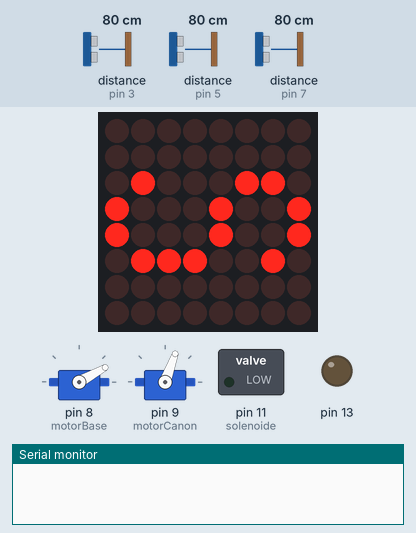
A sketch run on a simulated Arduino Mega 2560, built with avr-gcc and run on an emulated ATmega2560. On the bench: 2 × servo, 8×8 LED matrix, switched loads named in the sketch (green lamp = pin HIGH), output pins drawn as LEDs (lit = HIGH), the last lines printed to the serial monitor. The test bench sets the inputs (shaded band); at power-on: distance to the obstacle (sensors on pin 3, pin 5, pin 7) 80 cm. The echo pulse lasts 58.3 µs per cm.

Above: at 9.4 s.
9.5 s: distance to the obstacle (sensor on pin 3) set to 74 cm
At 10.04 s:
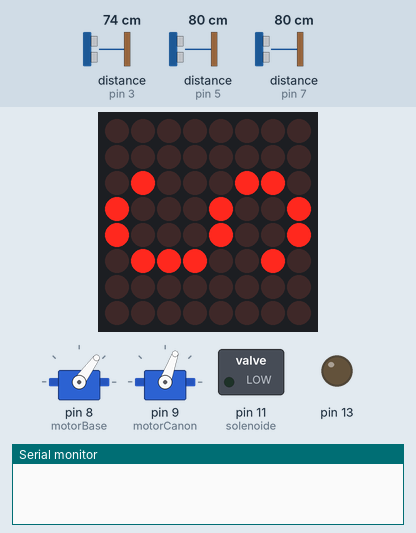
12.3 s: distance to the obstacle (sensor on pin 3) set to 67 cm
At 15.0 s:
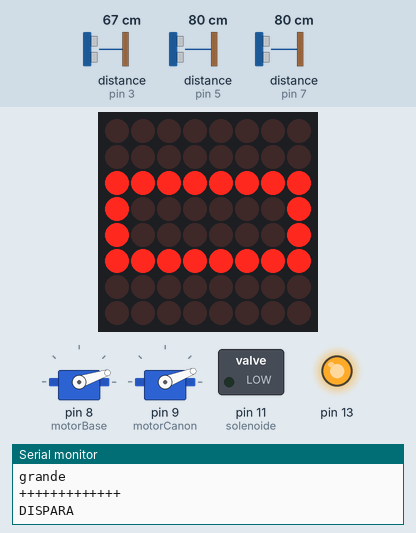
At 18.8 s:
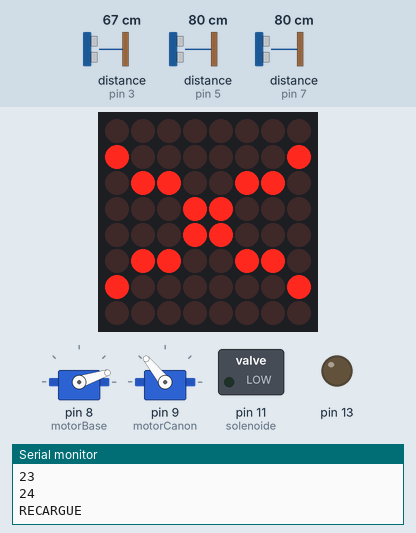
Timing chart, 0 to 35.1 s (numbered marks = the images above; inputs shaded):
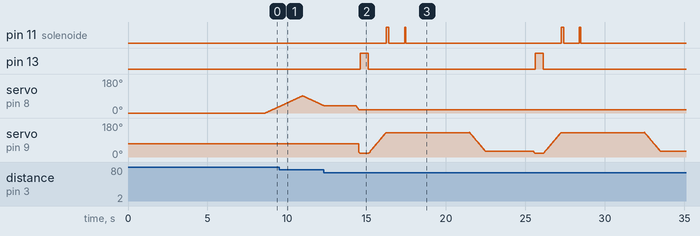

Measured:
- the behaviour switches between 70 and 69 cm on distance to the obstacle (sensor on pin 3) (found by bisection; images 1 and 2)

The sketch:

radar.ino
```cpp
/*

   ---------------------    --------------------
   | HC-SC04 | Arduino |    | 3 pins | Arduino |
   ---------------------    --------------------
   |   Vcc   |   5V    |    |   Vcc  |   5V    |
   |   Trig  |   1o    | OR |   SIG  |   13    |
   |   Echo  |   2p    |    |   Gnd  |   GND   |
   |   Gnd   |   GND   |    --------------------
   ---------------------
*/

#include <Ultrasonic.h>
#include "LedControl.h"

LedControl lc = LedControl(26, 22, 24, 1); //se cambian los pines despues :D

boolean lasts = false;

Ultrasonic ultrasonic1(2, 3);
Ultrasonic ultrasonic2(4, 5);
Ultrasonic ultrasonic3(6, 7);
#include <Servo.h>;
Servo motorBase;
Servo motorCanon;

volatile unsigned char modo = 1;


unsigned char matrix[8][8];
const char mensaje[13] = "holagrupo15";
int posMat = 0;
int movLetrero = 20;
int auxmovLetrero = 100;


const unsigned char
la[6][8] = {{0, 0, 0, 0, 0, 0, 0, 0}, {0, 1, 1, 1, 1, 1, 1, 1}, {1, 0, 0, 0, 1, 0, 0, 0}, {1, 0, 0, 0, 1, 0, 0, 0}, {0, 1, 1, 1, 1, 1, 1, 1}, {0, 0, 0, 0, 0, 0, 0, 0}}
, lb[6][8] = {{1, 1, 1, 1, 1, 1, 1, 1}, {1, 0, 0, 0, 0, 0, 0, 1}, {1, 0, 0, 0, 0, 0, 0, 1}, {1, 0, 0, 0, 0, 0, 0, 1}, {1, 0, 0, 0, 1, 0, 0, 1}, {0, 1, 1, 1, 0, 1, 1, 0}}
, lesp[6][8] = {{0, 0, 0, 0, 0, 0, 0, 0}, {0, 0, 0, 0, 0, 0, 0, 0}, {0, 0, 0, 0, 0, 0, 0, 0}, {0, 0, 0, 0, 0, 0, 0, 0}, {0, 0, 0, 0, 0, 0, 0, 0}, {0, 0, 0, 0, 0, 0, 0, 0}}
, lcc [6][8] = {{0, 0, 0, 0, 0, 0, 0, 0}, {0, 1, 1, 1, 1, 1, 1, 0}, {1, 0, 0, 0, 0, 0, 0, 1}, {1, 0, 0, 0, 0, 0, 0, 1}, {1, 0, 0, 0, 0, 0, 0, 1}, {0, 0, 0, 0, 0, 0, 0, 0}}
, ld[6][8] = {{1, 1, 1, 1, 1, 1, 1, 1}, {1, 0, 0, 0, 0, 0, 0, 1}, {1, 0, 0, 0, 0, 0, 0, 1}, {1, 0, 0, 0, 0, 0, 0, 1}, {1, 1, 0, 0, 0, 0, 1, 1}, {0, 1, 1, 1, 1, 1, 1, 0}}
, le[6][8] = {{0, 0, 0, 0, 0, 0, 0, 0}, {1, 1, 1, 1, 1, 1, 1, 1}, {1, 0, 0, 1, 0, 0, 0, 1}, {1, 0, 0, 1, 0, 0, 0, 1}, {1, 0, 0, 1, 0, 0, 0, 1}, {0, 0, 0, 0, 0, 0, 0, 0}}
, lf[6][8] = {{1, 1, 1, 1, 1, 1, 1, 1}, {1, 0, 0, 1, 0, 0, 0, 0}, {1, 0, 0, 1, 0, 0, 0, 0}, {1, 0, 0, 1, 0, 0, 0, 0}, {1, 0, 0, 1, 0, 0, 0, 0}, {1, 0, 0, 0, 0, 0, 0, 0}}
, lg[6][8] = {{0, 0, 0, 0, 0, 0, 0, 0}, {0, 1, 1, 1, 1, 1, 1, 0}, {1, 0, 0, 0, 0, 0, 0, 1}, {1, 0, 0, 0, 1, 0, 0, 1}, {0, 1, 0, 0, 1, 1, 1, 0}, {0, 0, 0, 0, 0, 0, 0, 0}}
, lh[6][8] = {{1, 1, 1, 1, 1, 1, 1, 1}, {0, 0, 0, 1, 1, 0, 0, 0}, {0, 0, 0, 1, 1, 0, 0, 0}, {0, 0, 0, 1, 1, 0, 0, 0}, {0, 0, 0, 1, 1, 0, 0, 0}, {1, 1, 1, 1, 1, 1, 1, 1}}
, li[6][8] = {{0, 0, 0, 0, 0, 0, 0, 0}, {1, 0, 0, 0, 0, 0, 0, 1}, {1, 1, 1, 1, 1, 1, 1, 1}, {1, 1, 1, 1, 1, 1, 1, 1}, {1, 0, 0, 0, 0, 0, 0, 1}, {0, 0, 0, 0, 0, 0, 0, 0}}
, lj[6][8] = {{1, 0, 0, 0, 0, 0, 1, 0}, {1, 0, 0, 0, 0, 0, 0, 1}, {1, 1, 1, 1, 1, 1, 1, 1}, {1, 1, 1, 1, 1, 1, 1, 1}, {1, 0, 0, 0, 0, 0, 0, 0}, {1, 0, 0, 0, 0, 0, 0, 0}}
, lk[6][8] = {{1, 1, 1, 1, 1, 1, 1, 1}, {0, 0, 0, 0, 1, 0, 0, 0}, {0, 0, 0, 1, 1, 0, 0, 0}, {0, 0, 1, 0, 0, 1, 0, 0}, {0, 1, 0, 0, 0, 0, 1, 0}, {1, 0, 0, 0, 0, 0, 0, 1}}
, ll[6][8] = {{1, 1, 1, 1, 1, 1, 1, 1}, {0, 0, 0, 0, 0, 0, 0, 1}, {0, 0, 0, 0, 0, 0, 0, 1}, {0, 0, 0, 0, 0, 0, 0, 1}, {0, 0, 0, 0, 0, 0, 0, 1}, {0, 0, 0, 0, 0, 0, 0, 1}}
, lm[6][8] = {{1, 1, 1, 1, 1, 1, 1, 1}, {0, 1, 1, 0, 0, 0, 0, 0}, {0, 0, 1, 1, 1, 0, 0, 0}, {0, 0, 1, 1, 1, 0, 0, 0}, {0, 1, 1, 0, 0, 0, 0, 0}, {1, 1, 1, 1, 1, 1, 1, 1}}
, ln[6][8] = {{0, 0, 0, 0, 0, 0, 0, 0}, {1, 1, 1, 1, 1, 1, 1, 1}, {0, 0, 1, 0, 0, 0, 0, 0}, {0, 0, 0, 1, 1, 0, 0, 0}, {1, 1, 1, 1, 1, 1, 0, 0}, {0, 0, 0, 0, 0, 0, 0, 0}}
, lp[6][8] = {{0, 0, 0, 0, 0, 0, 0, 0}, {1, 1, 1, 1, 1, 1, 1, 1}, {1, 0, 0, 1, 0, 0, 0, 0}, {1, 0, 0, 1, 0, 0, 0, 0}, {1, 1, 1, 1, 0, 0, 0, 0}, {0, 0, 0, 0, 0, 0, 0, 0}}
, lq[6][8] = {{0, 1, 1, 1, 1, 1, 1, 0}, {1, 0, 0, 0, 0, 0, 0, 1}, {1, 0, 0, 0, 1, 0, 0, 1}, {1, 0, 0, 0, 0, 1, 0, 1}, {1, 0, 0, 0, 0, 0, 1, 0}, {0, 1, 1, 1, 1, 1, 0, 1}}
, lr[6][8] = {{0, 0, 0, 0, 0, 0, 0, 0}, {1, 1, 1, 1, 1, 1, 1, 1}, {1, 0, 0, 1, 1, 0, 0, 0}, {1, 0, 0, 1, 0, 1, 0, 0}, {1, 1, 1, 1, 0, 0, 1, 1}, {0, 0, 0, 0, 0, 0, 0, 0}}
, ls[6][8] = {{0, 0, 0, 0, 0, 0, 0, 0}, {0, 1, 1, 0, 0, 0, 1, 0}, {1, 0, 0, 1, 0, 0, 0, 1}, {1, 0, 0, 1, 0, 0, 0, 1}, {0, 1, 0, 0, 1, 1, 1, 0}, {0, 0, 0, 0, 0, 0, 0, 0}}
, lt[6][8] = {{0, 0, 0, 0, 0, 0, 0, 0}, {1, 1, 0, 0, 0, 0, 0, 0}, {1, 1, 1, 1, 1, 1, 1, 1}, {1, 1, 1, 1, 1, 1, 1, 1}, {1, 1, 0, 0, 0, 0, 0, 0}, {0, 0, 0, 0, 0, 0, 0, 0}}
, lu[6][8] = {{0, 0, 0, 0, 0, 0, 0, 0}, {1, 1, 1, 1, 1, 1, 1, 0}, {0, 0, 0, 0, 0, 0, 0, 1}, {0, 0, 0, 0, 0, 0, 0, 1}, {1, 1, 1, 1, 1, 1, 1, 0}, {0, 0, 0, 0, 0, 0, 0, 0}}
, lv[6][8] = {{1, 1, 1, 1, 0, 0, 0, 0}, {0, 0, 0, 0, 1, 1, 0, 0}, {0, 0, 0, 0, 0, 0, 1, 1}, {0, 0, 0, 0, 0, 0, 1, 1}, {0, 0, 0, 0, 1, 1, 0, 0}, {1, 1, 1, 1, 0, 0, 0, 0}}
, lw[6][8] = {{1, 1, 1, 1, 1, 1, 1, 1}, {0, 0, 0, 0, 0, 0, 1, 0}, {0, 0, 1, 1, 1, 1, 0, 0}, {0, 0, 1, 1, 1, 1, 0, 0}, {0, 0, 0, 0, 0, 0, 1, 0}, {1, 1, 1, 1, 1, 1, 1, 1}}
, lx[6][8] = {{1, 0, 0, 0, 0, 0, 0, 1}, {0, 1, 1, 0, 0, 1, 1, 0}, {0, 0, 0, 1, 1, 0, 0, 0}, {0, 0, 0, 1, 1, 0, 0, 0}, {0, 1, 1, 0, 0, 1, 1, 0}, {1, 0, 0, 0, 0, 0, 0, 1}}
, ly[6][8] = {{1, 0, 0, 0, 0, 0, 0, 0}, {0, 1, 1, 0, 0, 0, 0, 0}, {0, 0, 0, 1, 1, 1, 1, 1}, {0, 0, 0, 1, 1, 1, 1, 1}, {0, 1, 1, 0, 0, 0, 0, 0}, {1, 0, 0, 0, 0, 0, 0, 0}}
, lz[6][8] = {{1, 0, 0, 0, 0, 1, 1, 1}, {1, 0, 0, 0, 1, 1, 1, 1}, {1, 0, 0, 1, 1, 0, 0, 1}, {1, 0, 1, 1, 0, 0, 0, 1}, {1, 1, 1, 0, 0, 0, 0, 1}, {1, 1, 0, 0, 0, 0, 0, 1}}

, n0[6][8] = {{0, 0, 0, 0, 0, 0, 0, 0}, {1, 1, 1, 1, 1, 1, 1, 1}, {1, 0, 0, 0, 0, 0, 0, 1}, {1, 0, 0, 0, 0, 0, 0, 1}, {1, 1, 1, 1, 1, 1, 1, 1}, {0, 0, 0, 0, 0, 0, 0, 0}}
, n1[6][8] = {{0, 0, 0, 0, 0, 0, 0, 0}, {0, 0, 1, 0, 0, 0, 0, 0}, {0, 1, 1, 0, 0, 0, 0, 0}, {1, 1, 1, 1, 1, 1, 1, 1}, {1, 1, 1, 1, 1, 1, 1, 1}, {0, 0, 0, 0, 0, 0, 0, 0}}
, n2[6][8] = {{0, 0, 0, 0, 0, 0, 0, 0}, {0, 1, 1, 0, 0, 0, 1, 1}, {1, 0, 0, 0, 0, 1, 0, 1}, {1, 0, 0, 0, 1, 0, 0, 1}, {0, 1, 1, 1, 0, 0, 1, 1}, {0, 0, 0, 0, 0, 0, 0, 0}}
, n3[6][8] = {{0, 0, 0, 0, 0, 0, 0, 0}, {0, 1, 0, 0, 0, 0, 1, 0}, {1, 0, 0, 1, 0, 0, 0, 1}, {1, 0, 1, 0, 1, 0, 0, 1}, {0, 1, 0, 0, 0, 1, 1, 0}, {0, 0, 0, 0, 0, 0, 0, 0}}
, n4[6][8] = {{0, 0, 0, 0, 0, 0, 0, 0}, {1, 1, 1, 1, 0, 0, 0, 0}, {0, 0, 0, 1, 0, 0, 0, 0}, {1, 1, 1, 1, 1, 1, 1, 1}, {0, 0, 0, 1, 0, 0, 0, 0}, {0, 0, 0, 0, 0, 0, 0, 0}}
, n5[6][8] = {{1, 1, 1, 1, 0, 0, 1, 0}, {1, 0, 0, 1, 0, 0, 0, 1}, {1, 0, 0, 1, 0, 0, 0, 1}, {1, 0, 0, 1, 0, 0, 0, 1}, {1, 0, 0, 0, 1, 0, 0, 1}, {1, 0, 0, 0, 0, 1, 1, 0}}
, n6[6][8] = {{0, 1, 1, 1, 1, 1, 1, 0}, {1, 0, 0, 0, 1, 0, 0, 1}, {1, 0, 0, 0, 1, 0, 0, 1}, {1, 0, 0, 0, 1, 0, 0, 1}, {0, 1, 0, 0, 1, 0, 0, 1}, {0, 0, 1, 0, 0, 1, 1, 0}}
, n7[6][8] = {{1, 1, 0, 0, 0, 0, 0, 0}, {1, 0, 0, 0, 0, 0, 0, 0}, {1, 0, 0, 0, 0, 0, 0, 0}, {1, 0, 0, 1, 1, 1, 1, 1}, {1, 0, 1, 0, 0, 0, 0, 0}, {1, 1, 0, 0, 0, 0, 0, 0}}
, n8[6][8] = {{0, 1, 1, 0, 1, 1, 1, 0}, {1, 0, 0, 1, 0, 0, 0, 1}, {1, 0, 0, 1, 0, 0, 0, 1}, {1, 0, 0, 1, 0, 0, 0, 1}, {1, 0, 0, 1, 0, 0, 0, 1}, {0, 1, 1, 0, 1, 1, 1, 0}}
, n9[6][8] = {{0, 1, 1, 0, 0, 0, 1, 0}, {1, 0, 0, 1, 0, 0, 0, 1}, {1, 0, 0, 1, 0, 0, 0, 1}, {1, 0, 0, 1, 0, 0, 0, 1}, {1, 0, 0, 1, 0, 0, 0, 1}, {0, 1, 1, 1, 1, 1, 1, 0}}

, dot[6][8] =  {{0, 0, 0, 0, 0, 0, 0, 0}, {0, 0, 0, 0, 0, 0, 0, 0}, {0, 0, 0, 1, 1, 0, 0, 0}, {0, 0, 0, 1, 1, 0, 0, 0}, {0, 0, 0, 0, 0, 0, 0, 0}, {0, 0, 0, 0, 0, 0, 0, 0}}
, dash[6][8] = {{0, 0, 0, 0, 0, 0, 0, 0}, {0, 0, 0, 1, 1, 0, 0, 0}, {0, 0, 0, 1, 1, 0, 0, 0}, { 0, 0, 0, 1, 1, 0, 0, 0}, {0, 0, 0, 1, 1, 0, 0, 0}, {0, 0, 0, 0, 0, 0, 0, 0}};


void setArr(int x , char c) {
  if (x < -6 || 17 < x) {
    return;
  }
  switch (c) {
    case  ' ': prueba(x , lesp); break;
    case  'a': prueba(x , la); break;
    case  'b': prueba(x , lb); break;
    case  'c': prueba(x , lcc); break;
    case  'd': prueba(x , ld); break;
    case  'e': prueba(x , le); break;
    case  'f': prueba(x , lf); break;
    case  'g': prueba(x , lg); break;
    case  'h': prueba(x , lh); break;
    case  'i': prueba(x , li); break;
    case  'j': prueba(x , lj); break;
    case  'k': prueba(x , lk); break;
    case  'l': prueba(x , ll); break;
    case  'm': prueba(x , lm); break;
    case  'n': prueba(x , ln); break;
    case  'o': prueba(x , n0); break;
    case  'p': prueba(x , lp); break;
    case  'q': prueba(x , lq); break;
    case  'r': prueba(x , lr); break;
    case  's': prueba(x , ls); break;
    case  't': prueba(x , lt); break;
    case  'u': prueba(x , lu); break;
    case  'v': prueba(x , lv); break;
    case  'w': prueba(x , lw); break;
    case  'x': prueba(x , lx); break;
    case  'y': prueba(x , ly); break;
    case  'z': prueba(x , lz); break;

    case  '0': prueba(x , n0); break;
    case  '1': prueba(x , n1); break;
    case  '2': prueba(x , n2); break;
    case  '3': prueba(x , n3); break;
    case  '4': prueba(x , n4); break;
    case  '5': prueba(x , n5); break;
    case  '6': prueba(x , n6); break;
    case  '7': prueba(x , n7); break;
    case  '8': prueba(x , n8); break;
    case  '9': prueba(x , n9); break;
  }
}

//setea cada letra en su lugar
void setMat(int x) {
  for (int a = 0; a < 8; a++) {
    for (int b = 0; b < 8; b++) {
      matrix[a][b] = 0;
    }
  }
  for (int a = 0; a < 12; a++) {
    char letra = mensaje[a];
    setArr(x, letra);
    x += 6;
  }
}

void setMat2(int x , char arr[3] , int narr ) {
  for (int a = 0; a < 8; a++) {
    for (int b = 0; b < 8; b++) {
      matrix[a][b] = 0;
    }
  }
  for (int a = 0; a < narr; a++) {
    char letra = arr[a];
    setArr(x, letra);
    x += 6;
  }

  for (int b = 0; b < 8; b++) {
    for (int a = 0; a < 8; a++) {
      lc.setLed(0 , b, cambiar(a) , matrix[b][a]); // se colocan los pines de la matriz con driver
    }
  }
}

int solenoide = 11;
int distancia1;
int distancia2;
int distancia3;
int t0_1, tf_1;
int t0_2, tf_2;
int t0_3, tf_3;
boolean s1, s2, s3;
int iBase;
int iCanon;
boolean mBase;
boolean mCanon;
int BTN1 = 2;
int nmuertos = 0;

int cambiar(int x) {
  return (x - 7) * -1;    //para probar en la vida real
  //return x;             //para probar en proteus
}


void prueba(int x , const unsigned char arr[6][8]) {
  for (int a = 0; a < 6; a++) {
    if (a + x < 0) {
      continue;
    }
    if (a + x > 7) {
      return;
    }
    for (int b = 0; b < 8; b++) {
      matrix[x + a][b] = arr[a][b];
    }
  }
}

void setup() {
  Serial.begin(9600);
  distancia1 = 0;
  distancia2 = 0;
  distancia3 = 0;
  t0_1 = 0;
  t0_2 = 0;
  t0_3 = 0;
  tf_1 = 0;
  tf_2 = 0;
  tf_3 = 0;
  s1 = false;
  s2 = false;
  s3 = false;
  motorBase.attach(8);
  motorCanon.attach(9);
  iBase = 0;
  iCanon = 70;
  mBase = false;
  mCanon = false;
  motorBase.write(iBase);
  motorCanon.write(iCanon);
  pinMode(solenoide , OUTPUT);
  pinMode(13, OUTPUT);


  lc.shutdown(0, false);
  lc.setIntensity(0, 10);
  lc.clearDisplay(0);
  //attachInterrupt(digitalPinToInterrupt(BTN1), recarga, HIGH);
}

void loop() {
  if (modo == 1) {
    Saludo();
    delay(100);
  } else {
    if (!s1 && !s2 && !s3) {
      moverBase();
    }
    leerDistancia();
    buscarEnemigo();
    if (!lasts) {
      setLetramat('s');
    }
  }
}

void moverBase() {
  motorBase.write(iBase);
  if (mBase) {
    if (iBase <= 0) {
      mBase = false;
    }
    iBase--;
  } else {
    if (iBase >= 90) {
      mBase = true;
    }
    iBase++;
  }
}

void moverCanon(int n, int distancia) {
  Serial.print("SE DISPARA PORQUE ");
  Serial.println(distancia);
  int mas = 0;
  /*if (mBase) {
    int mover = iBase - 10;
    if (mover > 0) {
      for (iBase; iBase >= mover; iBase--) {
        motorBase.write(iBase);
        delay(8);
      }
    }
    } else {
    int mover = iBase + 2;
    if (mover < 120) {
      for (iBase; iBase <= mover; iBase++) {
        motorBase.write(iBase);
        delay(5);
      }
    }
    }*/
  if (distancia < 20) {
    Serial.println("peque");
    mas = 5;
    if (mBase) {
      Serial.println("+++++++++++++");
      int mover = iBase - 30;
      if (mover > 0) {
        for (iBase; iBase >= mover; iBase--) {
          motorBase.write(iBase);
          delay(8);
        }
      }
    } else {
      Serial.println("--------------");
      int mover = iBase + 10;
      if (mover < 120) {
        for (iBase; iBase <= mover; iBase++) {
          motorBase.write(iBase);
          delay(8);
        }
      }
    }
  } else if ( distancia < 40) {
    Serial.println("medio");
    mas = 10;
    if (mBase) {
      Serial.println("+++++++++++++");
      int mover = iBase - 20;
      if (mover > 0) {
        for (iBase; iBase >= mover; iBase--) {
          motorBase.write(iBase);
          delay(8);
        }
      }
    } else {
      Serial.println("--------------");
      int mover = iBase + 10;
      if (mover < 120) {
        for (iBase; iBase <= mover; iBase++) {
          motorBase.write(iBase);
          delay(8);
        }
      }
    }
  } else  {
    Serial.println("grande");
    mas = 15;
    if (mBase) {
      Serial.println("+++++++++++++");
      int mover = iBase - 20;
      if (mover > 0) {
        for (iBase; iBase >= mover; iBase--) {
          motorBase.write(iBase);
          delay(8);
        }
      }
    } else {
      Serial.println("--------------");
      int mover = iBase + 15;
      if (mover < 120) {
        for (iBase; iBase <= mover; iBase++) {
          motorBase.write(iBase);
          delay(8);
        }
      }
    }
  }
  if (n + mas > 25) {
    for (iCanon = 25; iCanon < n + mas; iCanon++) {
      //Serial.println(iCanon);
      motorCanon.write(iCanon);
      delay(20);
    }
    Serial.println("DISPARA");
    digitalWrite(13, HIGH);
    delay(500);
    Serial.print("Grados: ");
    Serial.println(iCanon);
    digitalWrite(13, LOW);
    Serial.println("DISPARÓ");
    for (iCanon = n + mas; iCanon > 25; iCanon--) {
      Serial.println(iCanon);
      motorCanon.write(iCanon);
      delay(20);
    }
  } else {
    for (iCanon = 25; iCanon > n + mas; iCanon--) {
      //Serial.println(iCanon);
      motorCanon.write(iCanon);
      delay(20);
    }
    Serial.println("DISPARA");
    digitalWrite(13, HIGH);
    delay(500);
    Serial.print("Grados: ");
    Serial.println(iCanon);
    digitalWrite(13, LOW);
    Serial.println("DISPARÓ");
    for (iCanon = n + mas; iCanon < 25; iCanon++) {
      Serial.println(iCanon);
      motorCanon.write(iCanon);
      delay(20);
    }
  }
  recarga();
}

void recarga() {
  lc.clearDisplay(0);
  setLetramat('x');
  lasts = false;
  int ini = 30;
  int fin = 130;
  for (int i = ini; i < fin; i++) {
    motorCanon.write(i);
    delay(10);
  }
  Serial.print("RECARGUE");

  digitalWrite(solenoide , 1);
  delay(162);
  digitalWrite(solenoide , 0);
  delay(1000);
  digitalWrite(solenoide , 1);
  delay(80);
  digitalWrite(solenoide , 0);
  delay(2000);
  delay(1000);


  Serial.println("FIN DE RECARGA");
  delay(1000);
  for (int i = fin; i > ini; i--) {
    motorCanon.write(i);
    delay(10);
  }
  lc.clearDisplay(0);
}

void leerDistancia() {
  distancia1 = ultrasonic1.read();
  distancia2 = ultrasonic2.read();
  distancia3 = ultrasonic3.read();
  //imprimirDistancias();
}

void imprimirDistancias() {
  Serial.print("Sensor 1 - ");
  Serial.println(distancia1);
  Serial.print("Sensor 2 - ");
  Serial.println(distancia2);
  Serial.print("Sensor 3 - ");
  Serial.println(distancia3);
  Serial.println();
}

void buscarEnemigo() {

  if (analizar3()) {
    disparar(3, distancia3);
  } else if (analizar2()) {
    disparar(2, distancia2);
  } else if (analizar1()) {
    disparar(1, distancia1);
  }

  /*if (analizar(distancia1, t0_1, tf_1, s1)) {

    //disparar(1,distancia1);

    } else if (analizar(distancia2, t0_2, tf_2, s2)) {


    //disparar(2,distancia2);
    } else if (analizar(distancia3, t0_3, tf_3, s3)) {


    //disparar(3,distancia3);
    }*/
}

boolean analizar1() {
  if (distancia1 < 70) {

    if (s1) {
      tf_1 = millis();
      if (tf_1 - t0_1 > 2000) {
        t0_1 = 0;
        tf_1 = 0;
        s1 = false;
        return true;
      }
    } else {
      s1 = true;
      t0_1 = millis();
      tf_1 = 0;
    }
  } else {
    s1 = false;
    t0_1 = 0;
    tf_1 = 0;
  }
  return false;
}

boolean analizar2() {
  if (distancia2 < 70) {

    if (s2) {
      tf_2 = millis();
      if (tf_2 - t0_2 > 2000) {
        t0_2 = 0;
        tf_2 = 0;
        s2 = false;
        return true;
      }
    } else {
      s2 = true;
      t0_2 = millis();
      tf_2 = 0;
    }
  } else {
    s2 = false;
    t0_2 = 0;
    tf_2 = 0;
  }
  return false;
}

boolean analizar3() {
  if (distancia3 < 70) {

    if (s3) {
      tf_3 = millis();
      if (tf_3 - t0_3 > 2000) {
        t0_3 = 0;
        tf_3 = 0;
        s3 = false;
        return true;
      }
    } else {
      s3 = true;
      t0_3 = millis();
      tf_3 = 0;
    }
  } else {
    s3 = false;
    t0_3 = 0;
    tf_3 = 0;
  }
  return false;
}
/*boolean analizar(int &distancia, int &t0, int &tf, boolean &s){
  if(distancia<60 && distancia<110){
    if (s){
      tf = millis();
      if(tf-t0 > 2000){
        return true;
      }
    } else {
      s = true;
      t0 = millis();
      tf = 0;
    }
  } else {
    s = false;
    t0 = 0;
    tf = 0;
  }
  return false;
  }*/

void disparar(int n, int distancia) {
  Serial.print("SE DISPARA A LA POSICIÓN: ");
  Serial.println(n);
  setLetramat('o');
  lasts= false;
  switch (n) {
    case 1:
      moverCanon(5, distancia);
      break;
    case 2:
      moverCanon(30, distancia);
      break;
    case 3:
      moverCanon(55, distancia);
      break;
  }
  nmuertos++;
  nKills(nmuertos);

}

void limpiarMatriz() {
  for (int b = 0; b < 8; b++) {
    for (int a = 0; a < 8; a++) {
      matrix[b][a] = 0; // se colocan los pines de la matriz con driver
    }
  }
}

void setLetramat(char c) {
  limpiarMatriz();
  setArr(1 , c);
  pintarMatriz();
}


void pintarMatriz() {
  for (int b = 0; b < 8; b++) {
    for (int a = 0; a < 8; a++) {
      lc.setLed(0 , b, cambiar(a) , matrix[b][a]); // se colocan los pines de la matriz con driver
    }
  }
}

void nKills(int n) {
  char m2[3];
  int des = 3;
  if (n < 10) {
    des = 1;
  } else if (n < 100) {
    des = 2;
  }


  sprintf(m2 , "%i" , n);

  for (posMat = 0; posMat != - (6 * des + 8); posMat -= 1) {
    setMat2(posMat + 7 , m2, n);
    pintarMatriz();
    delay(50);
  }
  limpiarMatriz();
}

//setea cada letra y morse en su lugar

void Saludo() {

  setMat(posMat + 7);
  posMat -= 1;
  //n letras de la frase * 6 hola grupo, se cambia si no agarra jaja
  if (posMat == - 78) { //para que sea circular el retrero
    posMat = 0;
    modo = 2;
    lc.clearDisplay(0);
  }
  pintarMatriz();


}
```
